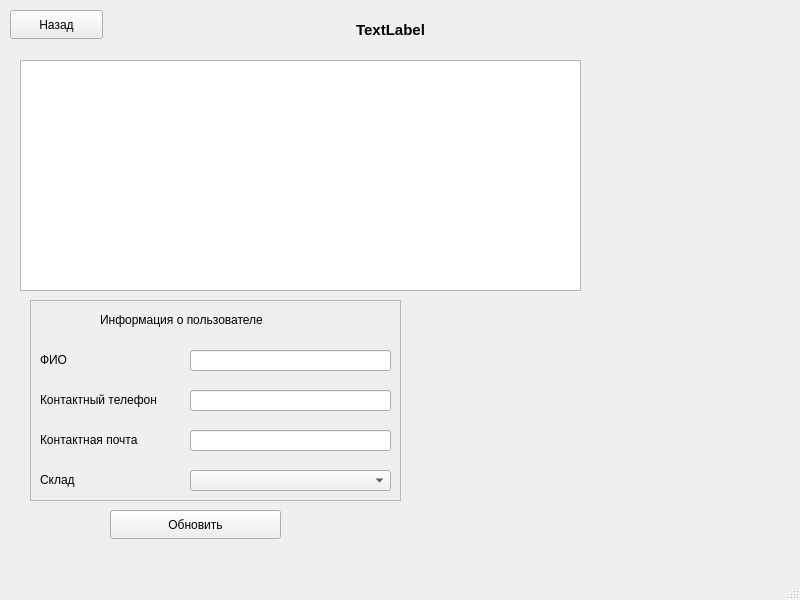
<?xml version="1.0" encoding="UTF-8"?>
<ui version="4.0">
 <class>EmployeeMenu</class>
 <widget class="QMainWindow" name="EmployeeMenu">
  <property name="geometry">
   <rect>
    <x>0</x>
    <y>0</y>
    <width>800</width>
    <height>600</height>
   </rect>
  </property>
  <property name="windowTitle">
   <string>MainWindow</string>
  </property>
  <widget class="QWidget" name="centralwidget">
   <widget class="QTableWidget" name="productTable">
    <property name="geometry">
     <rect>
      <x>20</x>
      <y>60</y>
      <width>561</width>
      <height>231</height>
     </rect>
    </property>
   </widget>
   <widget class="QFrame" name="ownerFrame">
    <property name="geometry">
     <rect>
      <x>30</x>
      <y>300</y>
      <width>371</width>
      <height>201</height>
     </rect>
    </property>
    <property name="frameShape">
     <enum>QFrame::Shape::StyledPanel</enum>
    </property>
    <property name="frameShadow">
     <enum>QFrame::Shadow::Raised</enum>
    </property>
    <widget class="QLineEdit" name="emailInput">
     <property name="geometry">
      <rect>
       <x>160</x>
       <y>130</y>
       <width>201</width>
       <height>21</height>
      </rect>
     </property>
    </widget>
    <widget class="QLineEdit" name="phoneInput">
     <property name="geometry">
      <rect>
       <x>160</x>
       <y>90</y>
       <width>201</width>
       <height>21</height>
      </rect>
     </property>
    </widget>
    <widget class="QLabel" name="label">
     <property name="geometry">
      <rect>
       <x>10</x>
       <y>50</y>
       <width>141</width>
       <height>20</height>
      </rect>
     </property>
     <property name="text">
      <string>ФИО</string>
     </property>
    </widget>
    <widget class="QLabel" name="label_2">
     <property name="geometry">
      <rect>
       <x>10</x>
       <y>90</y>
       <width>151</width>
       <height>20</height>
      </rect>
     </property>
     <property name="text">
      <string>Контактный телефон</string>
     </property>
    </widget>
    <widget class="QLabel" name="label_3">
     <property name="geometry">
      <rect>
       <x>10</x>
       <y>130</y>
       <width>141</width>
       <height>20</height>
      </rect>
     </property>
     <property name="text">
      <string>Контактная почта</string>
     </property>
    </widget>
    <widget class="QLabel" name="label_4">
     <property name="geometry">
      <rect>
       <x>10</x>
       <y>170</y>
       <width>141</width>
       <height>20</height>
      </rect>
     </property>
     <property name="text">
      <string>Склад</string>
     </property>
    </widget>
    <widget class="QLineEdit" name="nameInput">
     <property name="geometry">
      <rect>
       <x>160</x>
       <y>50</y>
       <width>201</width>
       <height>21</height>
      </rect>
     </property>
    </widget>
    <widget class="QLabel" name="label_6">
     <property name="geometry">
      <rect>
       <x>70</x>
       <y>10</y>
       <width>211</width>
       <height>20</height>
      </rect>
     </property>
     <property name="text">
      <string>Информация о пользователе</string>
     </property>
    </widget>
    <widget class="QComboBox" name="warehouseInput">
     <property name="geometry">
      <rect>
       <x>160</x>
       <y>170</y>
       <width>201</width>
       <height>21</height>
      </rect>
     </property>
    </widget>
   </widget>
   <widget class="QLabel" name="welcomeLabel">
    <property name="geometry">
     <rect>
      <x>180</x>
      <y>20</y>
      <width>421</width>
      <height>20</height>
     </rect>
    </property>
    <property name="font">
     <font>
      <pointsize>11</pointsize>
      <bold>true</bold>
     </font>
    </property>
    <property name="layoutDirection">
     <enum>Qt::LayoutDirection::LeftToRight</enum>
    </property>
    <property name="text">
     <string>TextLabel</string>
    </property>
    <property name="alignment">
     <set>Qt::AlignmentFlag::AlignCenter</set>
    </property>
   </widget>
   <widget class="QPushButton" name="goBackButton">
    <property name="geometry">
     <rect>
      <x>10</x>
      <y>10</y>
      <width>93</width>
      <height>29</height>
     </rect>
    </property>
    <property name="text">
     <string>Назад</string>
    </property>
   </widget>
   <widget class="QPushButton" name="dataUpdateButton">
    <property name="geometry">
     <rect>
      <x>110</x>
      <y>510</y>
      <width>171</width>
      <height>29</height>
     </rect>
    </property>
    <property name="text">
     <string>Обновить</string>
    </property>
   </widget>
  </widget>
  <widget class="QMenuBar" name="menubar">
   <property name="geometry">
    <rect>
     <x>0</x>
     <y>0</y>
     <width>800</width>
     <height>26</height>
    </rect>
   </property>
  </widget>
  <widget class="QStatusBar" name="statusbar"/>
 </widget>
 <resources/>
 <connections/>
</ui>
